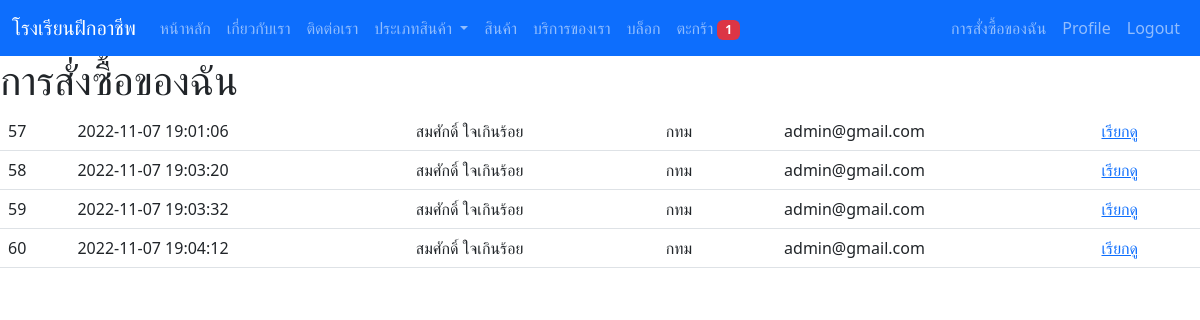
The app's page /order_view.php (signed in), older data.
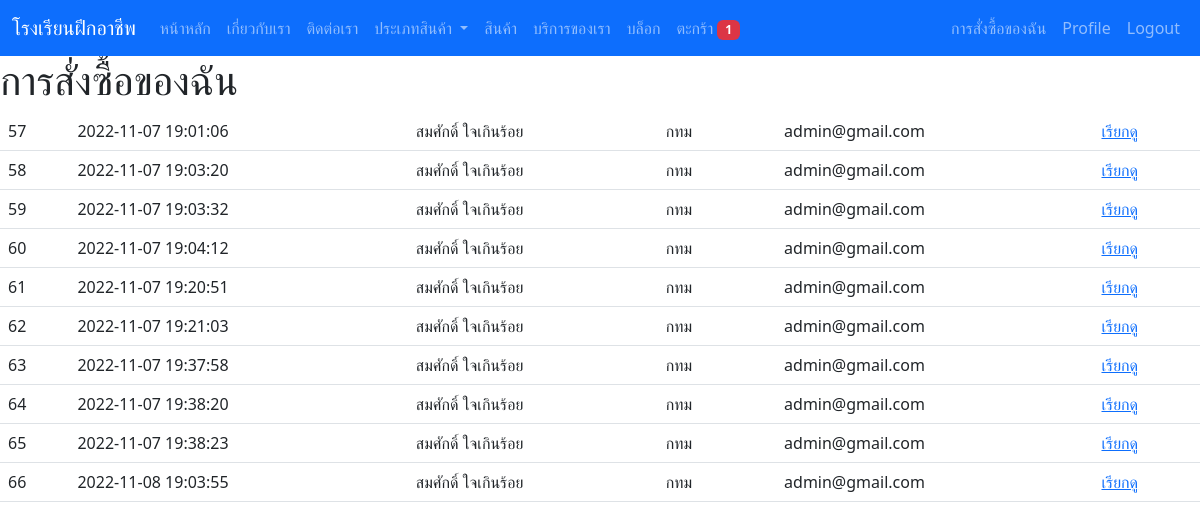
The same page, newer data.
### tables this page shows
CREATE TABLE `tbl_orders` (
  `order_id` int(11) NOT NULL,
  `order_date` datetime DEFAULT NULL,
  `name` varchar(50) DEFAULT NULL,
  `address` varchar(250) DEFAULT NULL,
  `tel` varchar(20) DEFAULT NULL,
  `email` varchar(20) DEFAULT NULL
);

### order_view.php (the view, shortened to what this page needs)
<?php
  include "navbar.php";
?>
<h1>การสั่งซื้อของฉัน</h1>
<table class="table table-responsive">
<?php
  $sql = "SELECT * FROM tbl_orders WHERE email='$_SESSION[email]'";
  $result = mysqli_query($conn, $sql);
  while($row=mysqli_fetch_array($result)){
?>
  <tr>
     <td><?= $row[order_id]; ?></td>
     <td><?= $row[order_date]; ?></td>
     <td><?= $row[name]; ?></td>
     <td><?= $row[address]; ?></td>
     <td><?= $row[tel]; ?></td>
     <td><?= $row[email]; ?></td>
     <td><a href="order_detail.php">เรียกดู</a></td>
  </tr>
<?php
  }
?>
</table>

Row changes from the older to the newer data that the page shows:
added tbl_orders: order_id "61", order_date "2022-11-07 19:20:51", name "สมศักดิ์ ใจเกินร้อย", address "กทม", email "admin@gmail.com"
added tbl_orders: order_id "62", order_date "2022-11-07 19:21:03", name "สมศักดิ์ ใจเกินร้อย", address "กทม", email "admin@gmail.com"
added tbl_orders: order_id "63", order_date "2022-11-07 19:37:58", name "สมศักดิ์ ใจเกินร้อย", address "กทม", email "admin@gmail.com"
added tbl_orders: order_id "64", order_date "2022-11-07 19:38:20", name "สมศักดิ์ ใจเกินร้อย", address "กทม", email "admin@gmail.com"
added tbl_orders: order_id "65", order_date "2022-11-07 19:38:23", name "สมศักดิ์ ใจเกินร้อย", address "กทม", email "admin@gmail.com"
added tbl_orders: order_id "66", order_date "2022-11-08 19:03:55", name "สมศักดิ์ ใจเกินร้อย", address "กทม", email "admin@gmail.com"
